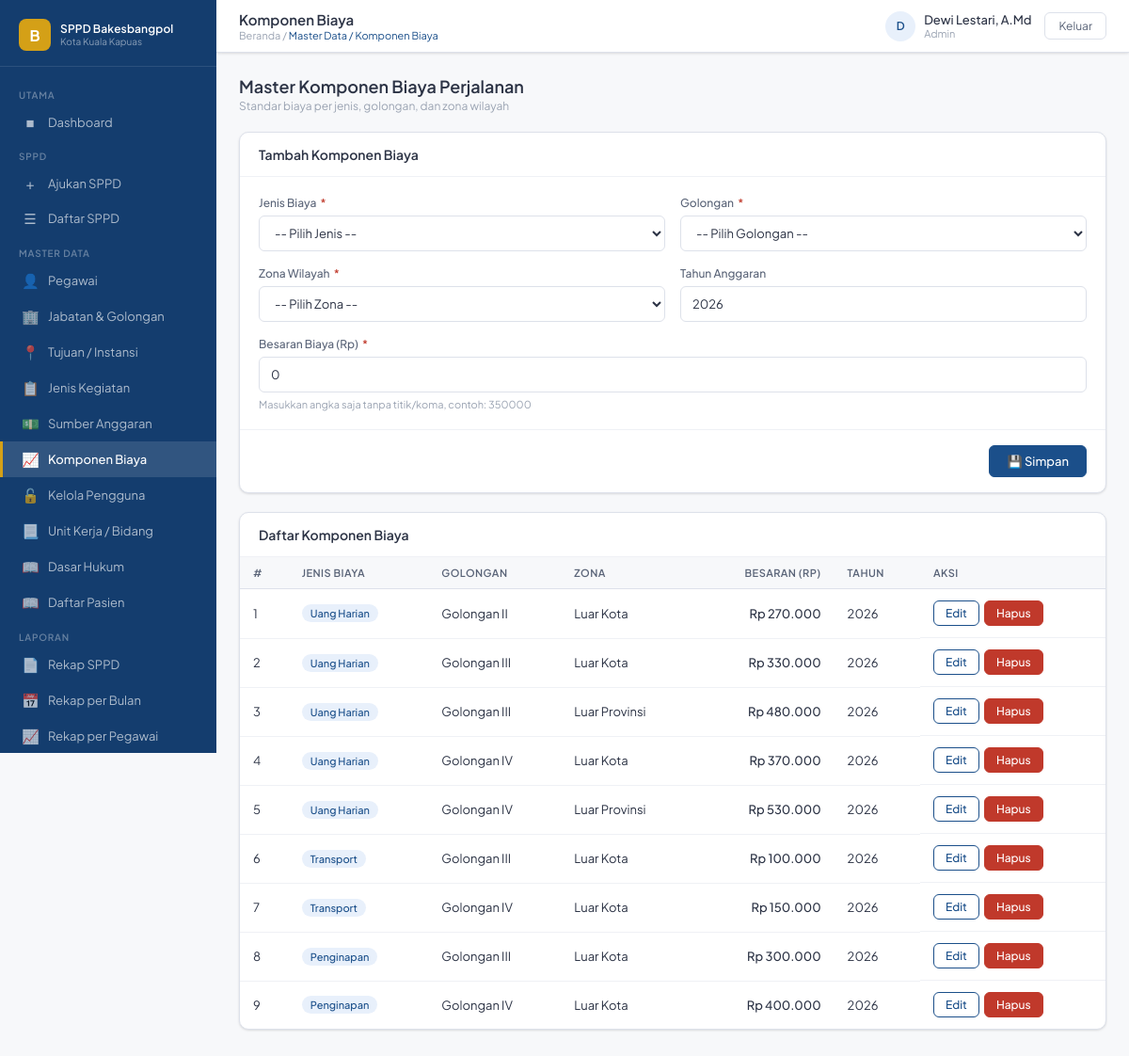
The page /pages/master/komponen_biaya.php (signed in) on the database its author committed.
### tables this page shows
CREATE TABLE `tb_komponen_biaya` (
  `id_komponen` int(11) NOT NULL,
  `jenis_biaya` enum('uang_harian','transport','penginapan') NOT NULL,
  `golongan` varchar(10) NOT NULL,
  `zona` enum('lokal','luar_kota','luar_provinsi') NOT NULL,
  `besaran` decimal(10,2) NOT NULL DEFAULT 0.00,
  `tahun_anggaran` year(4) NOT NULL
);

### pages/master/komponen_biaya.php (the view, shortened to what this page needs)
<?php
require_once '../../config/koneksi.php';
require_once '../../includes/header.php';
$edit = null;
$data = $conn->query("
    SELECT *
    FROM tb_komponen_biaya
    ORDER BY
        tahun_anggaran DESC,
        jenis_biaya,
        golongan,
        zona
");
$zona_label = [
    'lokal'           => 'Lokal',
    'luar_kota'       => 'Luar Kota',
    'luar_provinsi'   => 'Luar Provinsi'
];
$jenis_label = [
    'uang_harian' => 'Uang Harian',
    'transport'   => 'Transport',
    'penginapan'  => 'Penginapan'
];
?>
<div class="page-head">
    <div>
        <h2>Master Komponen Biaya Perjalanan</h2>
        <p>Standar biaya per jenis, golongan, dan zona wilayah</p>
    </div>
</div>
<div class="card">
    <div class="card-header">
        <div class="card-title">
            <?= $edit ? 'Edit' : 'Tambah' ?> Komponen Biaya
        </div>
    </div>
    <form method="POST">
        <div class="card-body">
            <div class="form-grid">
                <div class="form-group">
                    <label class="form-label">
                        Jenis Biaya
                        <span class="req">*</span>
                    </label>
                    <select
                        class="form-control"
                        name="jenis_biaya"
                        required
                    >
                        <option value="">-- Pilih Jenis --</option>
                    </select>
                </div>
                <div class="form-group">
                    <label class="form-label">
                        Golongan
                        <span class="req">*</span>
                    </label>
                    <select
                        class="form-control"
                        name="golongan"
                        required
                    >
                        <option value="">-- Pilih Golongan --</option>
                    </select>
                </div>
                <div class="form-group">
                    <label class="form-label">
                        Zona Wilayah
                        <span class="req">*</span>
                    </label>
                    <select
                        class="form-control"
                        name="zona"
                        required
                    >
                        <option value="">-- Pilih Zona --</option>
                    </select>
                </div>
                <div class="form-group">
                    <label class="form-label">
                        Tahun Anggaran
                    </label>
                    <input
                        class="form-control"
                        type="number"
                        name="tahun_anggaran"
                        value="<?= $edit['tahun_anggaran'] ?? date('Y') ?>"
                        min="2020"
                        max="2030"
                    >
                </div>
                <div class="form-group full">
                    <label class="form-label">
                        Besaran Biaya (Rp)
                        <span class="req">*</span>
                    </label>
                    <input
                        class="form-control"
                        name="besaran"
                        value="<?= number_format($edit['besaran'] ?? 0, 0, ',', '.') ?>"
                        placeholder="Contoh: 350000"
                        required
                    >
                    <div class="form-hint">
                        Masukkan angka saja tanpa titik/koma, contoh: 350000
                    </div>
                </div>
            </div>
        </div>
        <div class="form-footer">
            <button type="submit" class="btn btn-primary">
                &#128190; Simpan
            </button>
        </div>
    </form>
</div>
<div class="card">
    <div class="card-header">
        <div class="card-title">
            Daftar Komponen Biaya
        </div>
    </div>
    <div class="table-wrap">
        <table>
            <thead>
                <tr>
                    <th>#</th>
                    <th>Jenis Biaya</th>
                    <th>Golongan</th>
                    <th>Zona</th>
                    <th style="text-align:right">Besaran (Rp)</th>
                    <th>Tahun</th>
                    <th>Aksi</th>
                </tr>
            </thead>
            <tbody>
                <?php
                $no = 1;
                while ($r = $data->fetch_assoc()) :
                ?>
                    <tr>
                        <td><?= $no++ ?></td>
                        <td>
                            <span class="badge badge-blue">
                                <?= $jenis_label[$r['jenis_biaya']] ?? $r['jenis_biaya'] ?>
                            </span>
                        </td>
                        <td>
                            Golongan <?= htmlspecialchars($r['golongan']) ?>
                        </td>
                        <td>
                            <?= $zona_label[$r['zona']] ?? $r['zona'] ?>
                        </td>
                        <td style="text-align:right;font-weight:500">
                            Rp <?= number_format($r['besaran'], 0, ',', '.') ?>
                        </td>
                        <td>
                            <?= $r['tahun_anggaran'] ?>
                        </td>
                        <td style="display:flex;gap:5px">
                            <a
                                href="?edit=<?= $r['id_komponen'] ?>"
                                class="btn btn-outline btn-sm"
                            >
                                Edit
                            </a>
                            <a
                                href="?hapus=<?= $r['id_komponen'] ?>"
                                class="btn btn-danger btn-sm"
                                onclick="return confirm('Hapus?')"
                            >
                                Hapus
                            </a>
                        </td>
                    </tr>
                <?php endwhile; ?>
            </tbody>
        </table>
    </div>
</div>
<?php require_once '../../includes/footer.php'; ?>

### assets/css/style.css (style rules this page uses)
:root { --primary: #1B4F8A; --primary-dk: #143D6E; --primary-lt: #E8F0FB; --accent: #D4A017; --success: #1A7F5A; --success-lt: #E6F5EE; --danger: #C0392B; --danger-lt: #FDECEA; --warning: #B7770D; --warning-lt: #FEF6E4; --gray-50: #F7F8FA; --gray-100: #EFF1F5; --gray-200: #DDE1EA; --gray-400: #9AA3B2; --gray-600: #5A6478; --gray-800: #2C3345; --white: #FFFFFF; --sidebar-w: 230px; --topbar-h: 56px; --radius: 10px; --radius-sm: 6px; --shadow: 0 1px 3px rgba(0,0,0,.08), 0 1px 2px rgba(0,0,0,.05); --shadow-md: 0 4px 12px rgba(0,0,0,.10); --font: 'Plus Jakarta Sans', sans-serif; }
*, *::before, *::after { box-sizing: border-box; margin: 0; padding: 0; }
body { font-family: var(--font); font-size: 14px; color: var(--gray-800); background: var(--gray-50); }
a { text-decoration: none; color: inherit; }
input, select, textarea, button { font-family: var(--font); }
.page-head { display: flex; align-items: center; justify-content: space-between; margin-bottom: 20px; }
.page-head h2 { font-size: 18px; font-weight: 600; color: var(--gray-800); }
.page-head p { font-size: 12px; color: var(--gray-400); margin-top: 2px; }
.card { background: var(--white); border-radius: var(--radius); border: 1px solid var(--gray-200); box-shadow: var(--shadow); margin-bottom: 20px; }
.card-header { padding: 14px 20px; border-bottom: 1px solid var(--gray-100); display: flex; align-items: center; justify-content: space-between; }
.card-title { font-size: 14px; font-weight: 600; color: var(--gray-800); }
.card-body { padding: 20px; }
.btn { display: inline-flex; align-items: center; gap: 6px; padding: 8px 18px; border-radius: var(--radius-sm); font-size: 13px; font-weight: 500; cursor: pointer; border: 1px solid transparent; transition: all .15s; }
.btn-primary { background: var(--primary); color: var(--white); border-color: var(--primary); }
.btn-danger { background: var(--danger); color: var(--white); border-color: var(--danger); }
.btn-sm { padding: 5px 12px; font-size: 12px; }
.btn-outline { background: transparent; color: var(--primary); border-color: var(--primary); }
.form-grid { display: grid; grid-template-columns: 1fr 1fr; gap: 16px; }
.form-group { display: flex; flex-direction: column; gap: 6px; }
.form-group.full { grid-column: 1 / -1; }
.form-label { font-size: 12px; font-weight: 500; color: var(--gray-600); }
.form-label .req { color: var(--danger); margin-left: 2px; }
.form-control { height: 38px; border: 1px solid var(--gray-200); border-radius: var(--radius-sm); padding: 0 12px; font-size: 13px; color: var(--gray-800); background: var(--white); transition: border-color .15s; }
select.form-control { cursor: pointer; }
.form-hint { font-size: 11px; color: var(--gray-400); }
.form-footer { padding: 16px 20px; border-top: 1px solid var(--gray-100); display: flex; align-items: center; justify-content: flex-end; gap: 10px; }
.table-wrap { overflow-x: auto; }
table { width: 100%; border-collapse: collapse; }
thead tr { background: var(--gray-50); }
th { padding: 10px 14px; font-size: 11px; font-weight: 600; color: var(--gray-600); text-align: left; letter-spacing: .04em; text-transform: uppercase; border-bottom: 1px solid var(--gray-200); white-space: nowrap; }
td { padding: 12px 14px; font-size: 13px; color: var(--gray-800); border-bottom: 1px solid var(--gray-100); vertical-align: middle; }
tr:last-child td { border-bottom: none; }
.badge { display: inline-flex; align-items: center; gap: 4px; padding: 3px 9px; border-radius: 99px; font-size: 11px; font-weight: 500; }
.badge-blue { background: var(--primary-lt); color: var(--primary); }

### rows shown on the page
tb_komponen_biaya: jenis_biaya "Uang Harian", golongan "II", zona "Luar Kota", besaran "270.000", tahun_anggaran "2026"
tb_komponen_biaya: jenis_biaya "Uang Harian", golongan "III", zona "Luar Kota", besaran "330.000", tahun_anggaran "2026"
tb_komponen_biaya: jenis_biaya "Uang Harian", golongan "III", zona "Luar Provinsi", besaran "480.000", tahun_anggaran "2026"
tb_komponen_biaya: jenis_biaya "Uang Harian", golongan "IV", zona "Luar Kota", besaran "370.000", tahun_anggaran "2026"
tb_komponen_biaya: jenis_biaya "Uang Harian", golongan "IV", zona "Luar Provinsi", besaran "530.000", tahun_anggaran "2026"
tb_komponen_biaya: jenis_biaya "Transport", golongan "III", zona "Luar Kota", besaran "100.000", tahun_anggaran "2026"
tb_komponen_biaya: jenis_biaya "Transport", golongan "IV", zona "Luar Kota", besaran "150.000", tahun_anggaran "2026"
tb_komponen_biaya: jenis_biaya "Penginapan", golongan "III", zona "Luar Kota", besaran "300.000", tahun_anggaran "2026"
tb_komponen_biaya: jenis_biaya "Penginapan", golongan "IV", zona "Luar Kota", besaran "400.000", tahun_anggaran "2026"

### other values the page prints
$halaman "Komponen Biaya"
$sub_judul "Master Data / Komponen Biaya"
$inisial "D"
$nama "Dewi Lestari, A.Md"
$role "Admin"
